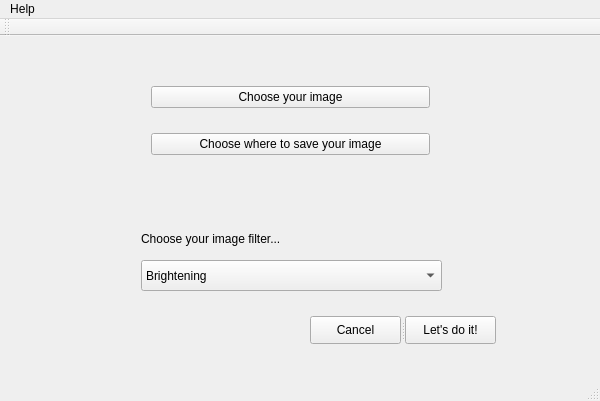
<?xml version="1.0" encoding="UTF-8"?>
<ui version="4.0">
 <class>MainWindowClass</class>
 <widget class="QMainWindow" name="MainWindowClass">
  <property name="geometry">
   <rect>
    <x>0</x>
    <y>0</y>
    <width>600</width>
    <height>401</height>
   </rect>
  </property>
  <property name="windowTitle">
   <string>MainWindow</string>
  </property>
  <widget class="QWidget" name="centralWidget">
   <widget class="QComboBox" name="Filters">
    <property name="geometry">
     <rect>
      <x>141</x>
      <y>224</y>
      <width>301</width>
      <height>31</height>
     </rect>
    </property>
    <item>
     <property name="text">
      <string>Brightening</string>
     </property>
    </item>
    <item>
     <property name="text">
      <string>Darkening</string>
     </property>
    </item>
    <item>
     <property name="text">
      <string>Emboss</string>
     </property>
    </item>
    <item>
     <property name="text">
      <string>Find Edges</string>
     </property>
    </item>
    <item>
     <property name="text">
      <string>Gaussian Filter</string>
     </property>
    </item>
    <item>
     <property name="text">
      <string>Gaussian Smoothing</string>
     </property>
    </item>
    <item>
     <property name="text">
      <string>Invert</string>
     </property>
    </item>
    <item>
     <property name="text">
      <string>Median Filter</string>
     </property>
    </item>
    <item>
     <property name="text">
      <string>Motion Blur</string>
     </property>
    </item>
    <item>
     <property name="text">
      <string>Only Blue</string>
     </property>
    </item>
    <item>
     <property name="text">
      <string>Only Green</string>
     </property>
    </item>
    <item>
     <property name="text">
      <string>Only Red</string>
     </property>
    </item>
    <item>
     <property name="text">
      <string>Sharpen</string>
     </property>
    </item>
   </widget>
   <widget class="QLabel" name="label">
    <property name="geometry">
     <rect>
      <x>141</x>
      <y>192</y>
      <width>181</width>
      <height>21</height>
     </rect>
    </property>
    <property name="text">
     <string>Choose your image filter...</string>
    </property>
   </widget>
   <widget class="QWidget" name="layoutWidget">
    <property name="geometry">
     <rect>
      <x>140</x>
      <y>20</y>
      <width>301</width>
      <height>131</height>
     </rect>
    </property>
    <layout class="QVBoxLayout" name="verticalLayout">
     <item>
      <widget class="QPushButton" name="fromFile">
       <property name="text">
        <string>Choose your image</string>
       </property>
      </widget>
     </item>
     <item>
      <widget class="QPushButton" name="toFile">
       <property name="text">
        <string>Choose where to save your image</string>
       </property>
      </widget>
     </item>
    </layout>
   </widget>
   <widget class="QSplitter" name="splitter">
    <property name="geometry">
     <rect>
      <x>310</x>
      <y>280</y>
      <width>186</width>
      <height>28</height>
     </rect>
    </property>
    <property name="orientation">
     <enum>Qt::Horizontal</enum>
    </property>
    <widget class="QPushButton" name="Cancel">
     <property name="text">
      <string>Cancel</string>
     </property>
    </widget>
    <widget class="QPushButton" name="Done">
     <property name="text">
      <string>Let's do it!</string>
     </property>
    </widget>
   </widget>
  </widget>
  <widget class="QMenuBar" name="menuBar">
   <property name="geometry">
    <rect>
     <x>0</x>
     <y>0</y>
     <width>600</width>
     <height>26</height>
    </rect>
   </property>
   <widget class="QMenu" name="menuHelp">
    <property name="title">
     <string>Help</string>
    </property>
    <addaction name="formatImage"/>
    <addaction name="getHelp"/>
   </widget>
   <addaction name="menuHelp"/>
  </widget>
  <widget class="QToolBar" name="mainToolBar">
   <attribute name="toolBarArea">
    <enum>TopToolBarArea</enum>
   </attribute>
   <attribute name="toolBarBreak">
    <bool>false</bool>
   </attribute>
  </widget>
  <widget class="QStatusBar" name="statusBar"/>
  <action name="formatImage">
   <property name="checkable">
    <bool>false</bool>
   </property>
   <property name="checked">
    <bool>false</bool>
   </property>
   <property name="text">
    <string>Available formats</string>
   </property>
  </action>
  <action name="getHelp">
   <property name="text">
    <string>Get Help</string>
   </property>
  </action>
 </widget>
 <layoutdefault spacing="6" margin="11"/>
 <resources>
  <include location="MainWindow.qrc"/>
 </resources>
 <connections/>
</ui>
